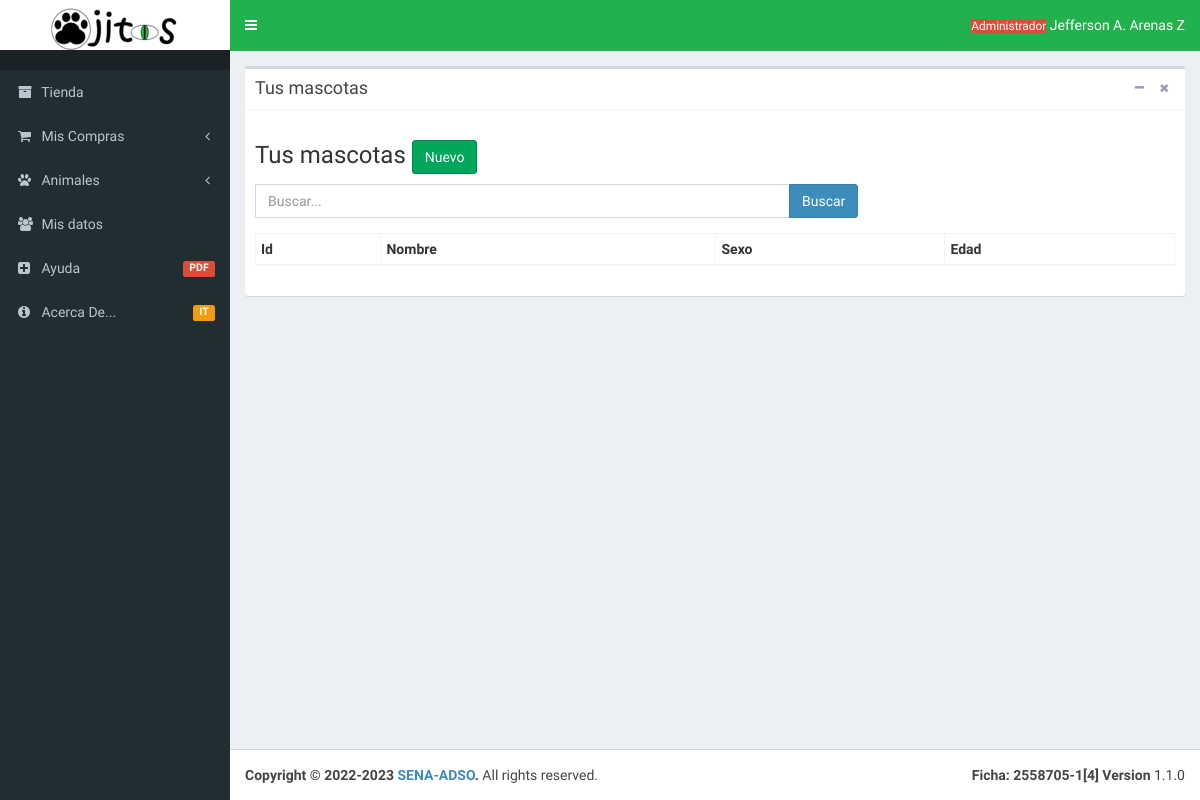
Page /Vista/html/Dashboard/Mascotas/mascotasClienteListado.php on the earlier database version.
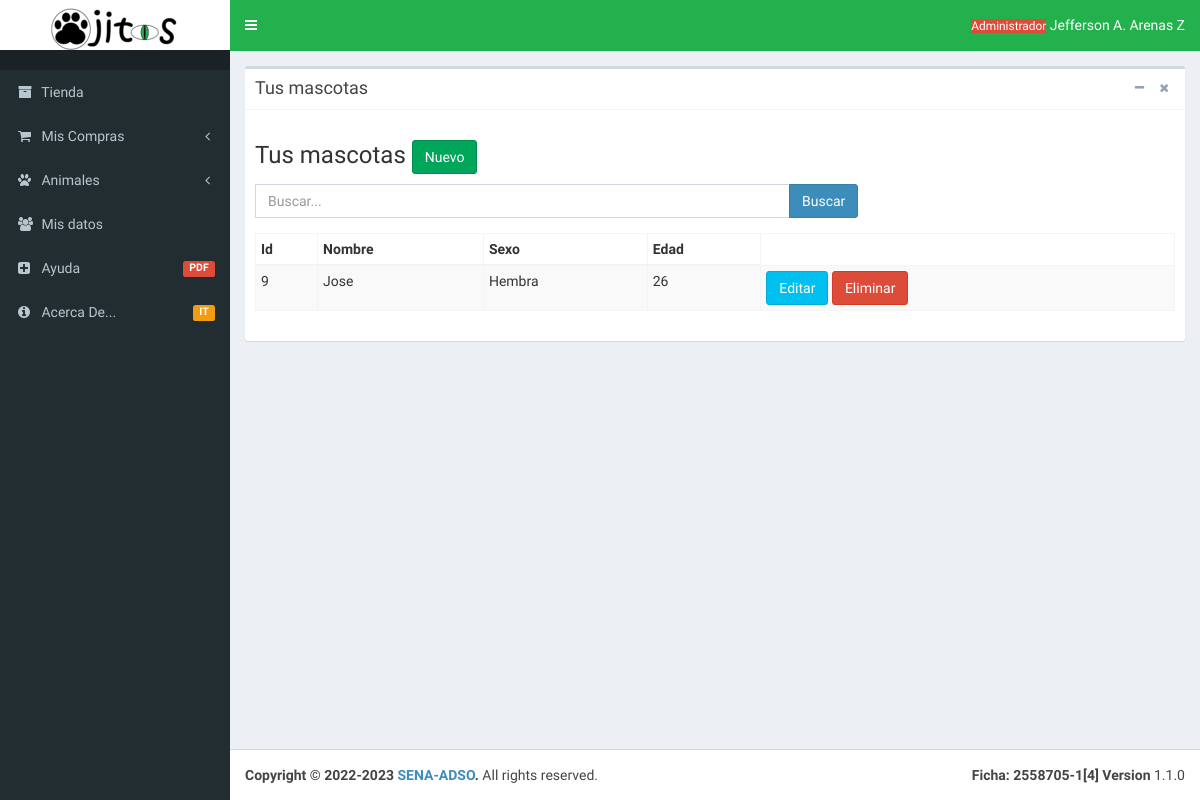
Same page on the later database version.
### tables this page shows
CREATE TABLE `mascota` (
  `idMascota` int(11) NOT NULL AUTO_INCREMENT,
  `nombreMascota` varchar(100) NOT NULL,
  `sexoMascota` enum('Macho','Hembra') NOT NULL,
  `edadMascota` int(11) NOT NULL,
  `cliente_idCliente` int(11) DEFAULT NULL,
  `Historia_idClinica` int(11) DEFAULT NULL,
  PRIMARY KEY (`idMascota`),
  UNIQUE KEY `Historiaclinicaid` (`Historia_idClinica`),
  KEY `clienteId` (`cliente_idCliente`),
  CONSTRAINT `Historiaclinicaid` FOREIGN KEY (`Historia_idClinica`) REFERENCES `historiaclinica` (`idHistoriaClin`) ON DELETE NO ACTION ON UPDATE NO ACTION,
  CONSTRAINT `clienteId` FOREIGN KEY (`cliente_idCliente`) REFERENCES `cliente` (`idCliente`) ON DELETE NO ACTION ON UPDATE NO ACTION
);

### Vista/html/Dashboard/Mascotas/mascotasClienteListado.php (the view, shortened to what the changed rows need)
<!DOCTYPE html>
<html>
<head>
  <link rel="stylesheet" href="../Layout/font-awesome-4.7.0/css/font-awesome.min.css">
  <link rel="stylesheet" href="../Layout/css/bootstrap.min.css">
  <link rel="stylesheet" href="../Layout/css/font-awesome.css">
  <link rel="stylesheet" href="../Layout/css/AdminLTE.min.css">
     <link rel="stylesheet" href="../Layout/css/_all-skins.min.css">
   </head>
   <body class="hold-transition skin-blue sidebar-mini">
    <div class="wrapper">
      <div class="content-wrapper">
        <section class="content">
          <div class="row">
            <div class="col-md-12">
              <div class="box">
                <div class="box-body">
                 <div class="row">
                  <div class="col-md-12">
                    <div class="row">
                      <div class="col-lg-12 col-md-12 col-sm-12 col-xs-12">
                        <div class="table-responsive">
                          <table class="table table-striped table-bordered table-condensed table-hover">
                            <thead>
                              <th>Id</th>
                              <th>Nombre</th>
                              <th>Sexo</th>
                              <th>Edad</th>
                            </thead>
                    <?php
                        $inc = include("Conexion.php");
                            if ($inc) {
                                if (isset($_POST["enviar"])) {
                                  $buscar = $_POST["textbox"];
                                  $Result = "SELECT * FROM mascota WHERE nombreMascota LIKE '%$buscar%'";
                                  $buscarResult= mysqli_query($conexion, $Result);
                                    while ($row = $buscarResult->fetch_array()) {
                                        $idMascota = $row["idMascota"];
                                        $nombreMascota = $row["nombreMascota"];
                                        $sexoMascota = $row["sexoMascota"];
                                        $edadMascota = $row["edadMascota"];
                                        ?>
                                        <tr>
                                            <td><?php echo $idMascota ?>  </td>
                                            <td><?php echo $nombreMascota ?></td>
                                            <td><?php echo $sexoMascota ?></td>
                                            <td><?php echo $edadMascota ?></td>
                                            <td>
                                                <a href="mascclientelistadoEditar.php?id=<?php echo $row ['idMascota'];?>"><button class="btn btn-info">Editar</button></a>
                                                <a href="mascclientelistadoEliminar.php?id=<?php echo $row ['idMascota'];?>"><button class="btn btn-danger">Eliminar</button></a>
                                            </td>
                                        </tr>
            <?php
                                }}else{
                                  $traer = "SELECT * FROM mascota";
                                  $resultado = mysqli_query($conexion, $traer);
                                 if ($resultado) {
                                    while ($row = $resultado->fetch_array()) {
                                      $idMascota = $row["idMascota"];
                                      $nombreMascota = $row["nombreMascota"];
                                      $sexoMascota = $row["sexoMascota"];
                                      $edadMascota = $row["edadMascota"];
                                      ?>
                                      <tr>
                                          <td><?php echo $idMascota ?>  </td>
                                          <td><?php echo $nombreMascota ?></td>
                                          <td><?php echo $sexoMascota ?></td>
                                          <td><?php echo $edadMascota ?></td>
                                            <td>
                                                <a href="mascclientelistadoEditar.php?id=<?php echo $row ['idMascota'];?>"><button class="btn btn-info">Editar</button></a>
                                                <a href="mascclientelistadoEliminar.php?id=<?php echo $row ['idMascota'];?>"><button class="btn btn-danger">Eliminar</button></a>
                                            </td>
                                        </tr>
            <?php
                                }}}
        ?>
                                  </table>
                                    <?php
                        }
                            ?>
                        </div>
                      </div>
                    </div>
                  </div>
                </div>
              </div>
            </div>
          </div>
        </div>
      </div>
    </div>
</body>
</html>

Differences in the rows shown:
added mascota: idMascota "9", nombreMascota "Jose", sexoMascota "Hembra", edadMascota "26"
